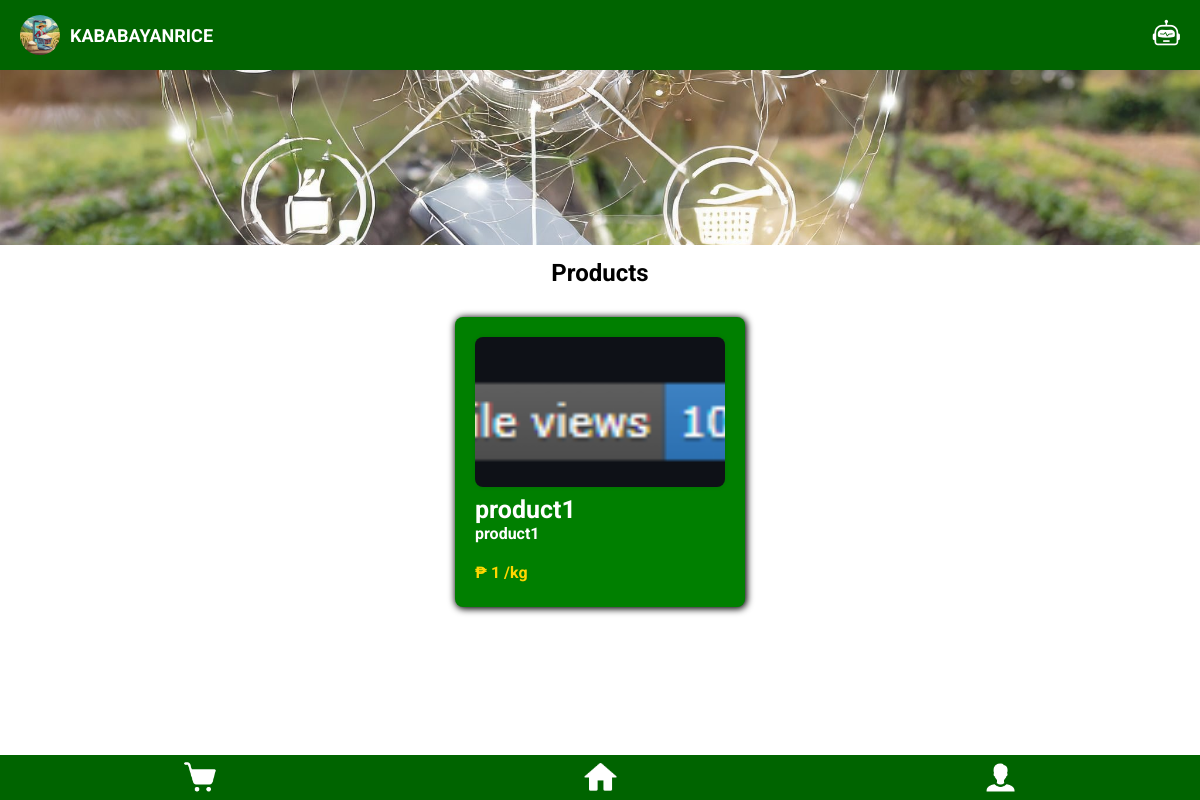
Before: /home/ with the older database file.
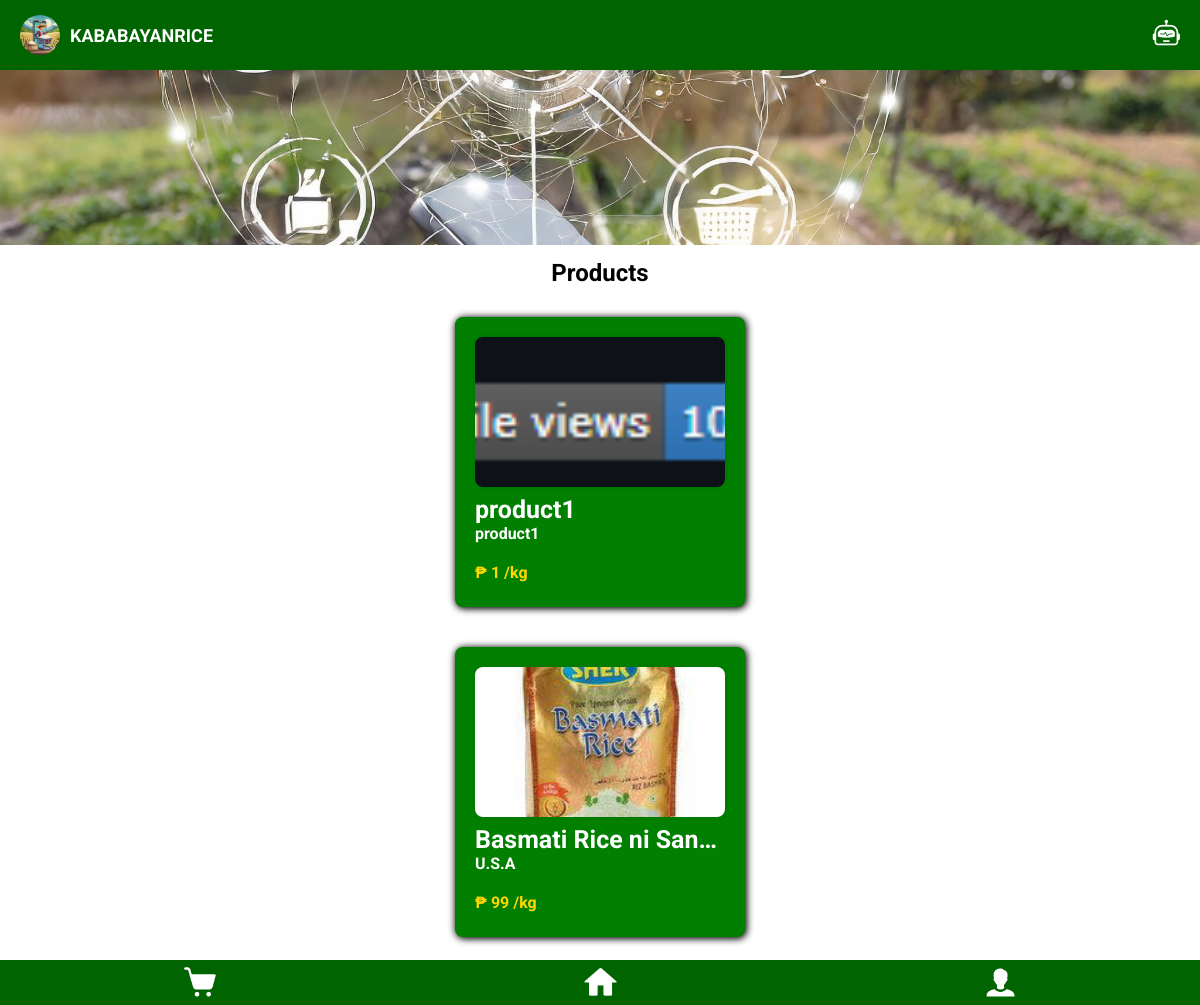
After: the same page with the newer database file.
### ecommerce_app/models.py (models this page shows, shortened)
class Product(models.Model):
    account = models.ForeignKey(User, on_delete=models.SET_NULL, blank=True, null=True)
    product_picture = models.ImageField(upload_to="product_pictures/", null=True, blank=True)
    product_name = models.CharField(max_length=255, default='', blank=False)
    product_price = models.IntegerField(blank=False)
    product_origin = models.CharField(max_length=255, default='', blank=False)
    product_description = models.CharField(max_length=510, default='', blank=False)

### ecommerce_app/views.py (the view)
# urls.py: path("home/", views.home_page, name="home"),
def home_page(request):
    products = Product.objects.all()
    return render(request, 'Home/Home.html', {'products': products })

### ecommerce_app/templates/Home/Home.html
{% extends "Home/navbarAndfooter.html" %}
{% load static %}
{% block NavbarAndFooter %}
    {{ block.super }}
    <div>
        <img src="{% static 'images/cover.jpg' %}" alt="Product1" id="Picture"/>
        <h1 class="home-title">Products</h1>
        <div id="Products">
            <div class="all-products">
                {% for product in products %}
                    <a href="{% url 'productpage' pk=product.pk %}">
                        <div class="product">
                            {% if product.product_picture %}
                                <img class="try" src="{{ product.product_picture.url }}" alt="Product Image">
                            {% else %}
                                <p>No image available</p>
                            {% endif %}
                            <h2><b>{{ product.product_name }}<b></h2>
                            <p class="origin"><b>{{ product.product_origin }}<b></p>
                            <p class="price"><b>₱ {{ product.product_price }} /kg<b></p>
                        </div>
                    </a>
                {% endfor %}
            </div>
        </div>
    </div>
{% endblock %}

### ecommerce_app/templates/Home/navbarAndfooter.html (shortened to what this page needs)
<!DOCTYPE html>
<html lang="en">
    <head>
        {% load static %}
        <link rel="stylesheet" type="text/css" href="{% static 'css/Home.css' %}">
        <link rel="stylesheet" href="https://cdn.jsdelivr.net/npm/bootstrap-icons@1.13.1/font/bootstrap-icons.min.css">
    </head>
    <body>
        {% block NavbarAndFooter %}
        <nav>
            <a href="{% url 'home' %}" style="text-decoration: none;">
                <div class="LeftSide">
                    <img src="{% static 'images/kababayan.jpg' %}" alt="HamburgerNav" id="AppLogo"/>
                    <h1 id="AppName">KABABAYANRICE</h1>
                </div>
            </a>
            <a href="{% url 'chatbot' %}" style="text-decoration: none; color: white;">
                <div class="RightSide">
                    <i class="bi bi-robot" style="font-size: 1.7rem;"></i>
                </div>
            </a>
        </nav>
        <footer id="FooterButtons">
            <a href="{% url 'cart' %}">
                <img src="{% static 'images/cart.png' %}" alt="">
            </a>
            <a href="{% url 'home' %}">
                <img src="{% static 'images/home.png' %}" alt="">
            </a>
            <a href="{% url 'profile' %}">
                <img src="{% static 'images/profile.png' %}" alt="">
            </a>
        </footer>
        {% endblock %}
    </body>
</html>

### ecommerce_app/static/css/Home.css (style rules this page uses)
* { margin: 0; padding: 0; font-family: 'Roboto', sans-serif; }
nav { top: 0; position: sticky; display: flex; justify-content: space-between; align-items: center; height: 70px; background-color: #006400; z-index: 99; }
.LeftSide { margin-left: 20px; display: flex; align-items: center; }
#AppLogo { margin-right: 10px; height: 40px; width: 40px; border-radius: 50%; }
#AppName { font-family: 'Roboto'; font-size: 18px; color: white; }
.RightSide { margin-right: 20px; }
#FooterButtons { bottom: 0; position: fixed; display: flex; align-items: center; width: 100%; background-color: #006400; background-attachment: fixed; }
#FooterButtons a { text-decoration: none; color: #fff; display: flex; justify-content: center; padding: 5px; width: 100%; height: 35px; }
#FooterButtons a img { align-items: center; width: 35px; height: 35px; }
#Products { margin-bottom: 0.5in; }
#Picture { height: 175px; width: 100%; object-fit: cover; filter: grayscale(20%); opacity: 0.9; z-index: -1; }
.home-title { font-size: 1.5em; text-align: center; margin: 10px 10px; }
.all-products { display: flex; flex-direction: column; align-items: center; background-color: white; border-radius: 10px; }
.all-products a { text-decoration: none; }
.product { background-color: #007F00; color: black; padding: 20px; width: 250px; height: 250px; border-radius: 8px; box-shadow: 0 0 10px rgba(0, 0, 0, 0.1); display: flex; flex-direction: column; margin: 20px; box-shadow: 1px 1px 7px 1px black; }
.try { width: 100%; border-radius: 8px; object-fit: cover; box-shadow: 0 0 5px rgba(0, 0, 0, 0.1); height: 150px; }
.product h2 { margin-top: 3%; color: white; font-size: 25px; text-align: left; white-space: nowrap; overflow: hidden; text-overflow: ellipsis; }
.product .origin { color: white; text-align: left; }
.product .price { color: #FFD600; text-align: left; margin-top: 20px; }

Changed rows visible on the page:
added Product: product_picture (picture), product_name "Basmati Rice ni San…", product_origin "U.S.A", product_price "99"
